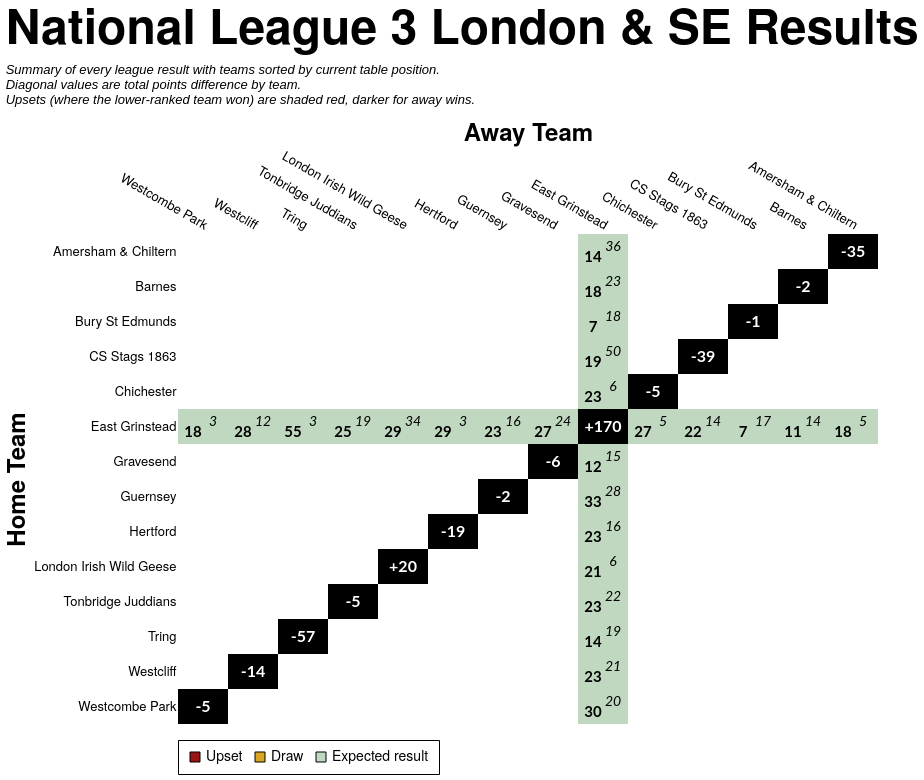

Express this chart as Vega-Lite.
### Vega-Lite specification from a JSON file in a GitHub repository (floating-point values rounded to 4 significant figures; data arrays with more than 128 entries replaced by an {"elided": "..."} marker saying what was removed)
{"config": {"axis": {"labelFont": "PT Sans Narrow, Helvetica Neue, Helvetica, Arial, sans-serif", "titleFont": "PT Sans Narrow, Helvetica Neue, Helvetica, Arial, sans-serif", "labelFontSize": 13, "titleFontSize": 24, "gridColor": "#202947", "gridOpacity": 0.2, "zindex": 1}, "text": {"font": "Lato, sans-serif"}, "bar": {"cornerRadiusEnd": 5}, "header": {"labelFont": "PT Sans Narrow, Helvetica Neue, Helvetica, Arial, sans-serif", "titleFont": "PT Sans Narrow, Helvetica Neue, Helvetica, Arial, sans-serif", "labelFontSize": 24, "titleFontSize": 28, "labelFontWeight": "bold", "orient": "left"}, "legend": {"labelFont": "PT Sans Narrow, Helvetica Neue, Helvetica, Arial, sans-serif", "titleFont": "PT Sans Narrow, Helvetica Neue, Helvetica, Arial, sans-serif", "labelFontSize": 14, "titleFontSize": 16, "titlePadding": 5, "fillColor": "white", "strokeColor": "black", "padding": 10, "titleFontWeight": "lighter", "titleFontStyle": "italic", "titleColor": "gray", "offset": 10}, "title": {"font": "PT Sans Narrow, Helvetica Neue, Helvetica, Arial, sans-serif", "fontSize": 48, "fontWeight": "bold", "anchor": "start", "align": "center", "titlePadding": 20, "subtitlePadding": 10, "subtitleFontSize": 13, "subtitleColor": "", "subtitleFontStyle": "italic", "offset": 15, "color": "black"}, "axisX": {"labelAngle": 0}, "facet": {"title": null, "header": null, "align": {"row": "each", "column": "each"}, "spacing": 10}, "resolve": {"scale": {"y": "independent", "facet": "independent"}}, "background": "transparent", "scale": {"offsetBandPaddingOuter": 0.2, "offsetBandPaddingInner": 0.1}, "view": {"stroke": null, "background": "transparent"}}, "layer": [{"data": {"name": "data-b9bed5441c77c717068a35be651b7b58"}, "mark": {"type": "rect"}, "encoding": {"color": {"field": "unexpected_result", "legend": {"labelExpr": "datum.value === 'Upset (Away Win)' ? 'Upset' : datum.value", "labelLimit": 220, "offset": 16, "orient": "bottom", "symbolStrokeColor": "black", "symbolStrokeWidth": 1, "values": ["Upset (Away Win)", "Draw", "Expected result"]}, "scale": {"domain": ["Expected result", "Upset (Home Win)", "Upset (Away Win)", "Draw", "To be played", "N/A"], "range": ["#146f1444", "#991515bb", "#991515", "goldenrod", "white", "black"]}, "title": null, "type": "nominal"}, "opacity": {"condition": {"test": "datum.home_team == param_30['home_team'] || datum.away_team == param_30['home_team'] || !isValid(param_30['home_team'])", "value": 1.0}, "value": 0.1}, "tooltip": [{"field": "home_team", "title": "Home", "type": "nominal"}, {"field": "away_team", "title": "Away", "type": "nominal"}, {"field": "home_score_text", "title": "Home Score", "type": "nominal"}, {"field": "away_score_text", "title": "Away Score", "type": "nominal"}, {"field": "result", "title": "Result", "type": "nominal"}, {"field": "unexpected_result", "title": "Unexpectedness", "type": "nominal"}, {"field": "date", "format": "%d %b %Y", "title": "Date", "type": "temporal"}], "x": {"axis": {"domain": false, "grid": false, "labelAngle": 30, "orient": "top", "ticks": false}, "field": "away_team", "sort": ["Westcombe Park", "Westcliff", "Tring", "Tonbridge Juddians", "London Irish Wild Geese", "Hertford", "Guernsey", "Gravesend", "East Grinstead", "Chichester", "CS Stags 1863", "Bury St Edmunds", "Barnes", "Amersham & Chiltern"], "title": "Away Team", "type": "nominal"}, "y": {"axis": {"domain": false, "grid": false, "ticks": false}, "field": "home_team", "sort": ["Amersham & Chiltern", "Barnes", "Bury St Edmunds", "CS Stags 1863", "Chichester", "East Grinstead", "Gravesend", "Guernsey", "Hertford", "London Irish Wild Geese", "Tonbridge Juddians", "Tring", "Westcliff", "Westcombe Park"], "title": "Home Team", "type": "nominal"}}, "name": "view_31"}, {"data": {"name": "data-b9bed5441c77c717068a35be651b7b58"}, "mark": {"type": "text", "fontStyle": "italic", "size": 14, "xOffset": 10, "yOffset": -5}, "encoding": {"color": {"condition": {"test": "(datum.home_team == param_30['home_team'] || datum.away_team == param_30['home_team'] || !isValid(param_30['home_team'])) && datum.unexpected_result == 'Expected result'", "value": "black"}, "value": "white"}, "text": {"field": "away_score_text", "type": "nominal"}, "x": {"field": "away_team", "sort": ["Westcombe Park", "Westcliff", "Tring", "Tonbridge Juddians", "London Irish Wild Geese", "Hertford", "Guernsey", "Gravesend", "East Grinstead", "Chichester", "CS Stags 1863", "Bury St Edmunds", "Barnes", "Amersham & Chiltern"], "type": "nominal"}, "y": {"field": "home_team", "sort": ["Amersham & Chiltern", "Barnes", "Bury St Edmunds", "CS Stags 1863", "Chichester", "East Grinstead", "Gravesend", "Guernsey", "Hertford", "London Irish Wild Geese", "Tonbridge Juddians", "Tring", "Westcliff", "Westcombe Park"], "type": "nominal"}}, "transform": [{"filter": "datum.away_score_text != '' && datum.away_score_text != 'WO'"}]}, {"data": {"name": "data-b9bed5441c77c717068a35be651b7b58"}, "mark": {"type": "text", "size": 12, "xOffset": 10, "yOffset": -5}, "encoding": {"color": {"condition": {"test": "(datum.home_team == param_30['home_team'] || datum.away_team == param_30['home_team'] || !isValid(param_30['home_team'])) && datum.unexpected_result == 'Expected result'", "value": "black"}, "value": "white"}, "text": {"field": "away_score_text", "type": "nominal"}, "x": {"field": "away_team", "sort": ["Westcombe Park", "Westcliff", "Tring", "Tonbridge Juddians", "London Irish Wild Geese", "Hertford", "Guernsey", "Gravesend", "East Grinstead", "Chichester", "CS Stags 1863", "Bury St Edmunds", "Barnes", "Amersham & Chiltern"], "type": "nominal"}, "y": {"field": "home_team", "sort": ["Amersham & Chiltern", "Barnes", "Bury St Edmunds", "CS Stags 1863", "Chichester", "East Grinstead", "Gravesend", "Guernsey", "Hertford", "London Irish Wild Geese", "Tonbridge Juddians", "Tring", "Westcliff", "Westcombe Park"], "type": "nominal"}}, "transform": [{"filter": "datum.away_score_text == 'WO'"}]}, {"data": {"name": "data-b9bed5441c77c717068a35be651b7b58"}, "mark": {"type": "text", "fontWeight": "bold", "size": 15, "xOffset": -10, "yOffset": 5}, "encoding": {"color": {"condition": {"test": "(datum.home_team == param_30['home_team'] || datum.away_team == param_30['home_team'] || !isValid(param_30['home_team'])) && datum.unexpected_result == 'Expected result'", "value": "black"}, "value": "white"}, "text": {"field": "home_score_text", "type": "nominal"}, "x": {"field": "away_team", "sort": ["Westcombe Park", "Westcliff", "Tring", "Tonbridge Juddians", "London Irish Wild Geese", "Hertford", "Guernsey", "Gravesend", "East Grinstead", "Chichester", "CS Stags 1863", "Bury St Edmunds", "Barnes", "Amersham & Chiltern"], "type": "nominal"}, "y": {"field": "home_team", "sort": ["Amersham & Chiltern", "Barnes", "Bury St Edmunds", "CS Stags 1863", "Chichester", "East Grinstead", "Gravesend", "Guernsey", "Hertford", "London Irish Wild Geese", "Tonbridge Juddians", "Tring", "Westcliff", "Westcombe Park"], "type": "nominal"}}, "transform": [{"filter": "datum.home_score_text != '' && datum.home_score_text != 'WO'"}]}, {"data": {"name": "data-b9bed5441c77c717068a35be651b7b58"}, "mark": {"type": "text", "size": 12, "xOffset": -10, "yOffset": 5}, "encoding": {"color": {"condition": {"test": "(datum.home_team == param_30['home_team'] || datum.away_team == param_30['home_team'] || !isValid(param_30['home_team'])) && datum.unexpected_result == 'Expected result'", "value": "black"}, "value": "white"}, "text": {"field": "home_score_text", "type": "nominal"}, "x": {"field": "away_team", "sort": ["Westcombe Park", "Westcliff", "Tring", "Tonbridge Juddians", "London Irish Wild Geese", "Hertford", "Guernsey", "Gravesend", "East Grinstead", "Chichester", "CS Stags 1863", "Bury St Edmunds", "Barnes", "Amersham & Chiltern"], "type": "nominal"}, "y": {"field": "home_team", "sort": ["Amersham & Chiltern", "Barnes", "Bury St Edmunds", "CS Stags 1863", "Chichester", "East Grinstead", "Gravesend", "Guernsey", "Hertford", "London Irish Wild Geese", "Tonbridge Juddians", "Tring", "Westcliff", "Westcombe Park"], "type": "nominal"}}, "transform": [{"filter": "datum.home_score_text == 'WO'"}]}, {"data": {"name": "data-af840ead6576dadad1709cd036a1cf18"}, "mark": {"type": "text", "color": "white", "fontWeight": "bold", "size": 16}, "encoding": {"text": {"field": "display_text", "type": "nominal"}, "tooltip": [{"field": "home_team", "title": "Team", "type": "nominal"}, {"field": "display_text", "title": "Points Difference", "type": "nominal"}], "x": {"field": "away_team", "sort": ["Westcombe Park", "Westcliff", "Tring", "Tonbridge Juddians", "London Irish Wild Geese", "Hertford", "Guernsey", "Gravesend", "East Grinstead", "Chichester", "CS Stags 1863", "Bury St Edmunds", "Barnes", "Amersham & Chiltern"], "type": "nominal"}, "y": {"field": "home_team", "sort": ["Amersham & Chiltern", "Barnes", "Bury St Edmunds", "CS Stags 1863", "Chichester", "East Grinstead", "Gravesend", "Guernsey", "Hertford", "London Irish Wild Geese", "Tonbridge Juddians", "Tring", "Westcliff", "Westcombe Park"], "type": "nominal"}}}], "height": {"step": 35}, "params": [{"name": "param_30", "select": {"type": "point", "clear": "dblclick", "fields": ["home_team"], "on": "click"}, "value": null, "views": ["view_31"]}], "title": {"text": "National League 3 London & SE Results", "subtitle": ["Summary of every league result with teams sorted by current table position.", "Diagonal values are total points difference by team.", "Upsets (where the lower-ranked team won) are shaded red, darker for away wins."]}, "width": {"step": 50}, "$schema": "https://vega.github.io/schema/vega-lite/v5.20.1.json", "datasets": {"data-b9bed5441c77c717068a35be651b7b58": {"elided": "196 records"}, "data-af840ead6576dadad1709cd036a1cf18": [{"home_team": "Amersham & Chiltern", "away_team": "Amersham & Chiltern", "match_id": null, "date": "", "home_score": null, "away_score": null, "home_walkover": null, "away_walkover": null, "result": "N/A", "home_score_text": "", "away_score_text": "", "wo_result": "", "score_text": "", "display_text": "-35", "is_diagonal": true, "result_simple": "N/A", "unexpected_result": "N/A", "unexpected_opacity": 1.0}, {"home_team": "Barnes", "away_team": "Barnes", "match_id": null, "date": "", "home_score": null, "away_score": null, "home_walkover": null, "away_walkover": null, "result": "N/A", "home_score_text": "", "away_score_text": "", "wo_result": "", "score_text": "", "display_text": "-2", "is_diagonal": true, "result_simple": "N/A", "unexpected_result": "N/A", "unexpected_opacity": 1.0}, {"home_team": "Bury St Edmunds", "away_team": "Bury St Edmunds", "match_id": null, "date": "", "home_score": null, "away_score": null, "home_walkover": null, "away_walkover": null, "result": "N/A", "home_score_text": "", "away_score_text": "", "wo_result": "", "score_text": "", "display_text": "-1", "is_diagonal": true, "result_simple": "N/A", "unexpected_result": "N/A", "unexpected_opacity": 1.0}, {"home_team": "CS Stags 1863", "away_team": "CS Stags 1863", "match_id": null, "date": "", "home_score": null, "away_score": null, "home_walkover": null, "away_walkover": null, "result": "N/A", "home_score_text": "", "away_score_text": "", "wo_result": "", "score_text": "", "display_text": "-39", "is_diagonal": true, "result_simple": "N/A", "unexpected_result": "N/A", "unexpected_opacity": 1.0}, {"home_team": "Chichester", "away_team": "Chichester", "match_id": null, "date": "", "home_score": null, "away_score": null, "home_walkover": null, "away_walkover": null, "result": "N/A", "home_score_text": "", "away_score_text": "", "wo_result": "", "score_text": "", "display_text": "-5", "is_diagonal": true, "result_simple": "N/A", "unexpected_result": "N/A", "unexpected_opacity": 1.0}, {"home_team": "East Grinstead", "away_team": "East Grinstead", "match_id": null, "date": "", "home_score": null, "away_score": null, "home_walkover": null, "away_walkover": null, "result": "N/A", "home_score_text": "", "away_score_text": "", "wo_result": "", "score_text": "", "display_text": "+170", "is_diagonal": true, "result_simple": "N/A", "unexpected_result": "N/A", "unexpected_opacity": 1.0}, {"home_team": "Gravesend", "away_team": "Gravesend", "match_id": null, "date": "", "home_score": null, "away_score": null, "home_walkover": null, "away_walkover": null, "result": "N/A", "home_score_text": "", "away_score_text": "", "wo_result": "", "score_text": "", "display_text": "-6", "is_diagonal": true, "result_simple": "N/A", "unexpected_result": "N/A", "unexpected_opacity": 1.0}, {"home_team": "Guernsey", "away_team": "Guernsey", "match_id": null, "date": "", "home_score": null, "away_score": null, "home_walkover": null, "away_walkover": null, "result": "N/A", "home_score_text": "", "away_score_text": "", "wo_result": "", "score_text": "", "display_text": "-2", "is_diagonal": true, "result_simple": "N/A", "unexpected_result": "N/A", "unexpected_opacity": 1.0}, {"home_team": "Hertford", "away_team": "Hertford", "match_id": null, "date": "", "home_score": null, "away_score": null, "home_walkover": null, "away_walkover": null, "result": "N/A", "home_score_text": "", "away_score_text": "", "wo_result": "", "score_text": "", "display_text": "-19", "is_diagonal": true, "result_simple": "N/A", "unexpected_result": "N/A", "unexpected_opacity": 1.0}, {"home_team": "London Irish Wild Geese", "away_team": "London Irish Wild Geese", "match_id": null, "date": "", "home_score": null, "away_score": null, "home_walkover": null, "away_walkover": null, "result": "N/A", "home_score_text": "", "away_score_text": "", "wo_result": "", "score_text": "", "display_text": "+20", "is_diagonal": true, "result_simple": "N/A", "unexpected_result": "N/A", "unexpected_opacity": 1.0}, {"home_team": "Tonbridge Juddians", "away_team": "Tonbridge Juddians", "match_id": null, "date": "", "home_score": null, "away_score": null, "home_walkover": null, "away_walkover": null, "result": "N/A", "home_score_text": "", "away_score_text": "", "wo_result": "", "score_text": "", "display_text": "-5", "is_diagonal": true, "result_simple": "N/A", "unexpected_result": "N/A", "unexpected_opacity": 1.0}, {"home_team": "Tring", "away_team": "Tring", "match_id": null, "date": "", "home_score": null, "away_score": null, "home_walkover": null, "away_walkover": null, "result": "N/A", "home_score_text": "", "away_score_text": "", "wo_result": "", "score_text": "", "display_text": "-57", "is_diagonal": true, "result_simple": "N/A", "unexpected_result": "N/A", "unexpected_opacity": 1.0}, {"home_team": "Westcliff", "away_team": "Westcliff", "match_id": null, "date": "", "home_score": null, "away_score": null, "home_walkover": null, "away_walkover": null, "result": "N/A", "home_score_text": "", "away_score_text": "", "wo_result": "", "score_text": "", "display_text": "-14", "is_diagonal": true, "result_simple": "N/A", "unexpected_result": "N/A", "unexpected_opacity": 1.0}, {"home_team": "Westcombe Park", "away_team": "Westcombe Park", "match_id": null, "date": "", "home_score": null, "away_score": null, "home_walkover": null, "away_walkover": null, "result": "N/A", "home_score_text": "", "away_score_text": "", "wo_result": "", "score_text": "", "display_text": "-5", "is_diagonal": true, "result_simple": "N/A", "unexpected_result": "N/A", "unexpected_opacity": 1.0}]}}
